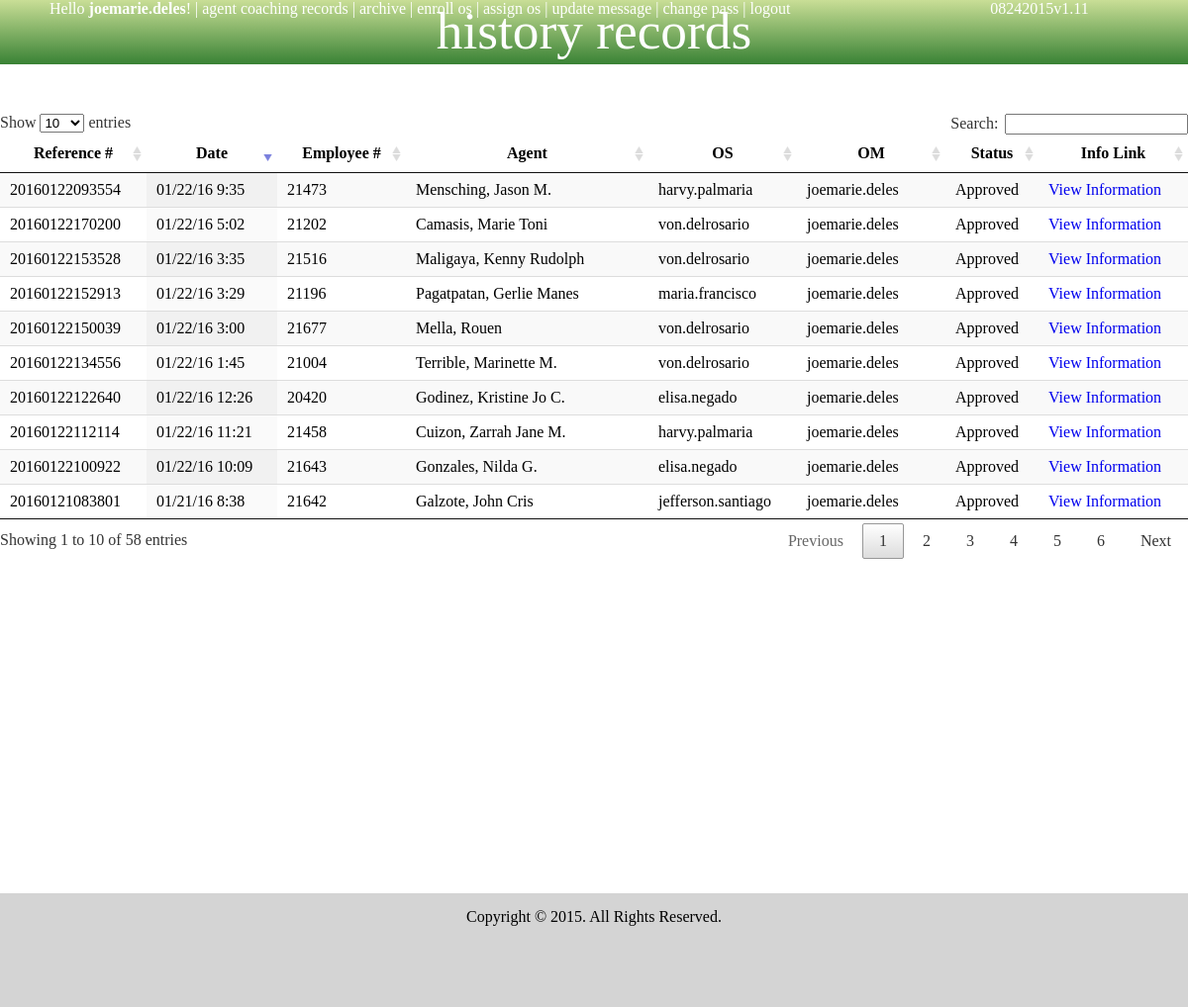
Page /user/om/view_history.php (signed in) on the committed database.
### tables this page shows
CREATE TABLE `coaching_information` (
  `coaching_info_id` int(10) NOT NULL AUTO_INCREMENT,
  `reference_no` varchar(255) NOT NULL,
  `om_name` varchar(255) NOT NULL,
  `supervisor_name` varchar(255) NOT NULL,
  `agent_employee_id` int(10) NOT NULL,
  `agent_username` varchar(255) NOT NULL,
  `agent_fullname` varchar(255) NOT NULL,
  `shift` varchar(255) NOT NULL,
  `date` varchar(255) NOT NULL,
  `time` varchar(255) NOT NULL,
  `motivational_feedback` longtext NOT NULL,
  `mf_screenshot` varchar(50) NOT NULL,
  `developmental_feedback` longtext NOT NULL,
  `df_screenshot` varchar(50) NOT NULL,
  `action_plan` longtext NOT NULL,
  `agent_commitment` longtext NOT NULL,
  `timeline` longtext NOT NULL,
  `agent_signature` varchar(255) NOT NULL,
  `os_signature` varchar(255) NOT NULL,
  `om_signature` varchar(255) NOT NULL,
  `agent_confirmation` varchar(10) NOT NULL,
  `os_confirmation` varchar(10) NOT NULL,
  `om_confirmation` varchar(10) NOT NULL,
  `status` varchar(25) NOT NULL,
  `current_os` varchar(255) NOT NULL,
  `agent_date_confirmation` varchar(255) NOT NULL,
  `os_date_confirmation` varchar(255) NOT NULL,
  `om_date_confirmation` varchar(255) NOT NULL,
  PRIMARY KEY (`coaching_info_id`)
);

### user/om/view_history.php (the view, shortened to what this page needs)
<?php
include("../../include/connection_om.php");
  $results = $db->query("SELECT * FROM coaching_information WHERE status = 'Approved'");
?>
<!DOCTYPE html>
<html>
<head>
  <link rel="stylesheet" type="text/css" href="../../styles/local_cdn/jquery.dataTables.min.css">
  <link rel="stylesheet" type="text/css" href="../../styles/swa-custom-page-styles2.css" />
  <link rel="stylesheet" href="../../styles/style.css" />
</head>
<body>
  <div id="header">
    <div id="banner">
      <span id="textbanner">history records</span>
    </div>
    <div id="phplog">
      <?php include("../../include/header_om.php");?>
    </div>
    <div id="version">
      08242015v1.11
    </div>
  </div>
  <div id="spacing"></div>
  <div>
    <section>
      <table id="" class="display" cellspacing="0" width="100%">
        <thead>
          <tr>
            <th>Reference #</th>
            <th>Date</th>
            <th>Employee #</th>
            <th>Agent</th>
            <th>OS</th>
            <th>OM</th>
            <th>Status</th>
            <th>Info Link</th>
          </tr>
        </thead>
        <tbody>
          <?php
          while($row = $results->fetch_assoc()){
            echo "<tr>";
            echo "<td>".$row['reference_no']."</td>";
            echo "<td>".$row['date']."</td>";
            echo "<td>".$row['agent_employee_id']."</td>";
            echo "<td>".$row['agent_fullname']."</td>";
            echo "<td>".$row['supervisor_name']."</td>";
            echo "<td>".$row['om_name']."</td>";
            echo "<td>".$row['status']."</td>";
            echo "<td><a class='change_status' href='view.php?id=".$row['reference_no']."'>View Information</a></td>";
            echo "</tr>";
          }
          ?>
        </tbody>
      </table>
    </section>
  </div>
  <br /><br /><br /><br /><br /><br /><br /><br /><br /><br /><br /><br /><br /><br /><br /><br />
    <div id="spacer100">
    </div>
    <div id="footer"><div id="insidespacer100">Copyright &copy; 2015. All Rights Reserved.</div></div>
</body>
</html>

### include/header_om.php
<?php echo "Hello <span id='user'>".$_SESSION['om_username']."</span>!"; ?>
		      | <a class="whitetext" href="index.php">agent coaching records</a>
		      | <a class="whitetext" href="view_history.php">archive</a>
		      | <a href="enroll_os.php" class="whitetext">enroll os</a>
		      | <a href="assign_os.php" class="whitetext">assign os</a>
		      | <a class="whitetext" href="update_message.php">update message</a>
		      | <a class="whitetext" href="changepass.php">change pass</a>
		      | <a class="whitetext" href="../../include/logout.php">logout</a>

### styles/swa-custom-page-styles2.css (style rules this page uses)
body { font-family:"Verdana"; color: black; padding-top:0px; margin-top:0px; margin-left:0px; margin-right:0px; margin-bottom: 0px; padding-bottom: 0px; }
#textbanner { font-family: "Segoe UI Light"; font-size:40pt; }
#phplog { width: 900px; height: 20px; float: left; position: absolute; text-align: left; padding-left: 50px; }
#version { xbackground-color: black; width: 300px; height: 20px; float: right; }
#banner { width: 100%; position: absolute; height: 65px; float: left; }
#header { position: relative; color:white; height:65px; text-align: center; background: #c9de96; background: -moz-linear-gradient(top, #c9de96 0%, #8ab66b 44%, #398235 100%); background: -webkit-gradient(linear, left top, left bottom, color-stop(0%,#c9de96), color-stop(44%,#8ab66b), color-stop(100%,#398235)); background: -webkit-linear-gradient(top, #c9de96 0%,#8ab66b 44%,#398235 100%); background: -o-linear-gradient(top, #c9de96 0%,#8ab66b 44%,#398235 100%); background: -ms-linear-gradient(top, #c9de96 0%,#8ab66b 44%,#398235 100%); background: linear-gradient(to bottom, #c9de96 0%,#8ab66b 44%,#398235 100%); filter: progid:DXImageTransform.Microsoft.gradient( startColorstr='#c9de96', endColorstr='#398235',GradientType=0 ); }
a { text-decoration: none; }
.whitetext { color: white; }
#user { font-weight: bolder; }
#spacing { background-color: white; width: 100%; height: 50px; }
#spacer100 { width: 100%; height: 50px; xbackground-color: yellow; }
#insidespacer100 { width: 500px; height: 2px; xbackground-color: brown; margin-left: auto; margin-right: auto; text-align: center; }
#footer { width: 100%; height: 100px; background-color: #d4d4d4; padding-top: 15px; }

### rows in the picture
coaching_information: reference_no "20160121083801", date "01/21/16 8:38", agent_employee "21642", agent_fullname "Galzote, John Cris", supervisor_name "jefferson.santiago", om_name "joemarie.deles", status "Approved"
coaching_information: reference_no "20160122093554", date "01/22/16 9:35", agent_employee "21473", agent_fullname "Mensching, Jason M.", supervisor_name "harvy.palmaria", om_name "joemarie.deles", status "Approved"
coaching_information: reference_no "20160122100922", date "01/22/16 10:09", agent_employee "21643", agent_fullname "Gonzales, Nilda G.", supervisor_name "elisa.negado", om_name "joemarie.deles", status "Approved"
coaching_information: reference_no "20160122112114", date "01/22/16 11:21", agent_employee "21458", agent_fullname "Cuizon, Zarrah Jane M.", supervisor_name "harvy.palmaria", om_name "joemarie.deles", status "Approved"
coaching_information: reference_no "20160122122640", date "01/22/16 12:26", agent_employee "20420", agent_fullname "Godinez, Kristine Jo C.", supervisor_name "elisa.negado", om_name "joemarie.deles", status "Approved"
coaching_information: reference_no "20160122134556", date "01/22/16 1:45", agent_employee "21004", agent_fullname "Terrible, Marinette M.", supervisor_name "von.delrosario", om_name "joemarie.deles", status "Approved"
coaching_information: reference_no "20160122150039", date "01/22/16 3:00", agent_employee "21677", agent_fullname "Mella, Rouen", supervisor_name "von.delrosario", om_name "joemarie.deles", status "Approved"
coaching_information: reference_no "20160122152913", date "01/22/16 3:29", agent_employee "21196", agent_fullname "Pagatpatan, Gerlie Manes", supervisor_name "maria.francisco", om_name "joemarie.deles", status "Approved"
coaching_information: reference_no "20160122153528", date "01/22/16 3:35", agent_employee "21516", agent_fullname "Maligaya, Kenny Rudolph", supervisor_name "von.delrosario", om_name "joemarie.deles", status "Approved"
coaching_information: reference_no "20160122170200", date "01/22/16 5:02", agent_employee "21202", agent_fullname "Camasis, Marie Toni", supervisor_name "von.delrosario", om_name "joemarie.deles", status "Approved"

### other values in the picture
$_SESSION['om_username'] "joemarie.deles"
